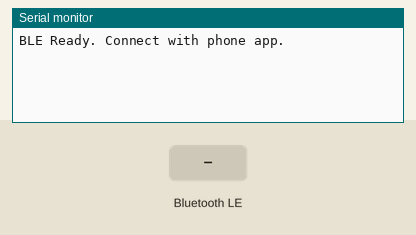
The sketch below on a simulated ESP32. On the bench: the last lines printed to the serial monitor. The test bench sets the inputs (shaded band). Nothing arrives over Bluetooth unless stated; a phone connects over Bluetooth LE 3 s after start.

Above: at 1.2 s.
1.3 s: Bluetooth LE write "1" received
At 2.1 s:
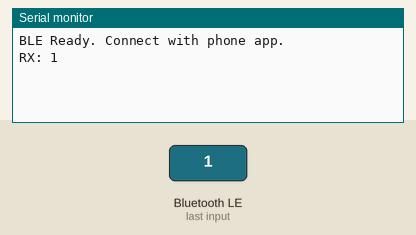
2.8 s: Bluetooth LE write "0" received
At 3.2 s:
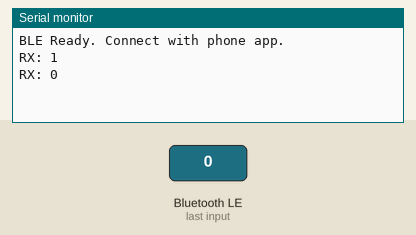
4.3 s: Bluetooth LE write "2" received
At 5.6 s:
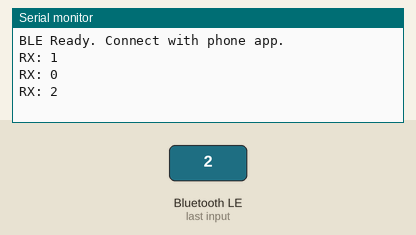

The sketch:

sketch_mar25a.ino
```cpp
#include <BLEDevice.h>
#include <BLEServer.h>
#include <BLEUtils.h>
#include <BLE2902.h>

#define SERVICE_UUID        "6E400001-B5A3-F393-E0A9-E50E24DCCA9E"
#define CHARACTERISTIC_RX   "6E400002-B5A3-F393-E0A9-E50E24DCCA9E"
#define CHARACTERISTIC_TX   "6E400003-B5A3-F393-E0A9-E50E24DCCA9E"

BLECharacteristic *txChar;
bool deviceConnected = false;

class ServerCallbacks: public BLEServerCallbacks {
  void onConnect(BLEServer* pServer) { deviceConnected = true; }
  void onDisconnect(BLEServer* pServer) {
    deviceConnected = false;
    BLEDevice::startAdvertising(); // 끊기면 다시 스캔에 보이게
  }
};

class RxCallbacks: public BLECharacteristicCallbacks {
  void onWrite(BLECharacteristic *pCharacteristic) {
    String value = pCharacteristic->getValue();
    if (value.length() > 0) {
      Serial.print("RX: ");
      Serial.println(value);
    }
  }
};

void setup() {
  Serial.begin(115200);

  BLEDevice::init("ESP32-BLE");
  BLEServer *pServer = BLEDevice::createServer();
  pServer->setCallbacks(new ServerCallbacks());

  BLEService *pService = pServer->createService(SERVICE_UUID);

  txChar = pService->createCharacteristic(
      CHARACTERISTIC_TX,
      BLECharacteristic::PROPERTY_NOTIFY
  );
  txChar->addDescriptor(new BLE2902());

  BLECharacteristic *rxChar = pService->createCharacteristic(
      CHARACTERISTIC_RX,
      BLECharacteristic::PROPERTY_WRITE
  );
  rxChar->setCallbacks(new RxCallbacks());

  pService->start();

  BLEAdvertising *pAdvertising = BLEDevice::getAdvertising();
  pAdvertising->addServiceUUID(SERVICE_UUID);
  pAdvertising->setScanResponse(true);
  // iOS/LightBlue 안정화에 도움
  pAdvertising->setMinPreferred(0x06);
  pAdvertising->setMinPreferred(0x12);

  BLEDevice::startAdvertising();
  Serial.println("BLE Ready. Connect with phone app.");
}

void loop() {
  if (deviceConnected) {
    txChar->setValue("hello from ESP32");
    txChar->notify();
    //Serial.println("TX sent"); // 시리얼 모니터에 출력하기
    delay(1000);
  } else {
    delay(200);
  }
}
```

Measured:
- after the input at 1.3 s, the serial monitor: prints a new line after 0.05 s (image 1)
- after the input at 2.8 s, the serial monitor: prints a new line after 0.05 s (image 2)
- after the input at 4.3 s, the serial monitor: prints a new line after 0.05 s (image 3)
